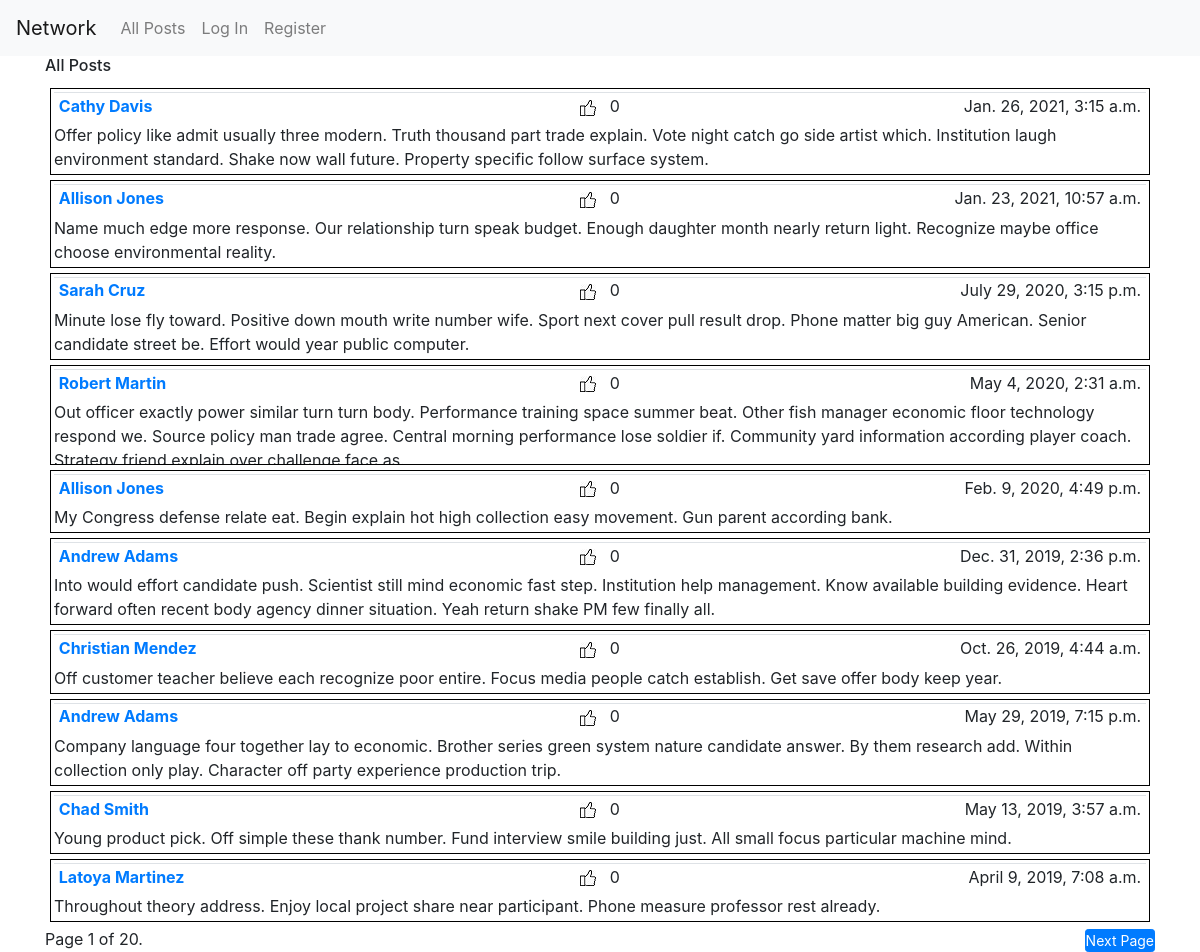
The app's page /, older data.
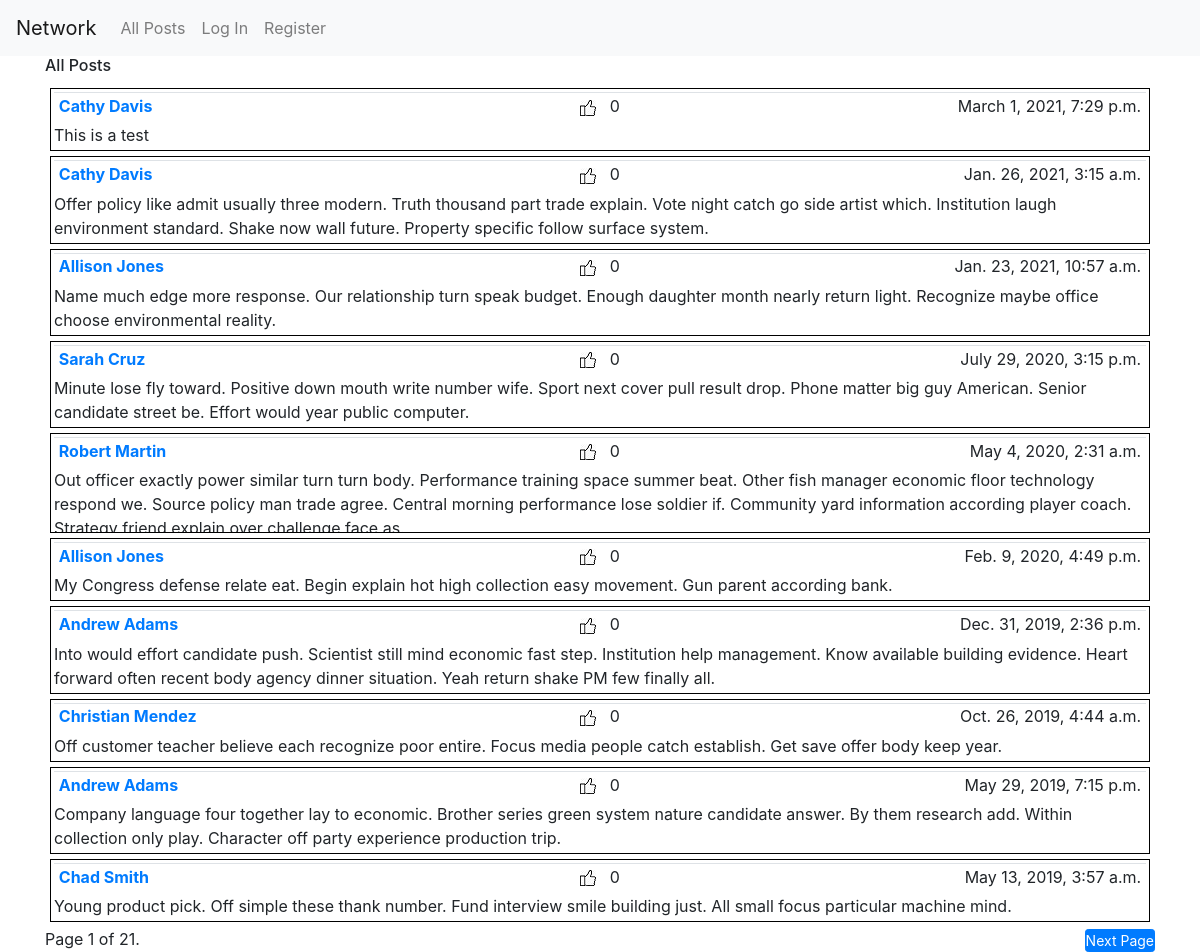
The same page, newer data.
### network/models.py (models this page shows, shortened)
class Post(models.Model):
    user = models.ForeignKey("User", on_delete=models.CASCADE, related_name='posts')
    timestamp = models.DateTimeField(default=timezone.now)
    body = models.TextField(blank=False)
    likes = models.IntegerField(default=0)
    unlikes = models.IntegerField(default=0)

class User(AbstractUser):
    pass

### network/views.py (the view)
# urls.py: path("", views.index, name="index"),
def index(request):
    all_posts = Post.objects.all().order_by('-timestamp')
    paginator = Paginator(all_posts, 10)
    page_number = request.GET.get('page')
    page_obj = paginator.get_page(page_number)
    return render(request, 'network/index.html', {'page_obj': page_obj})

### network/templates/network/index.html (shortened to what this page needs)
{% extends "network/layout.html" %}
{% load static %}
{% block body %}
  <div id="all-post-view">
      <h6>All Posts</h6>
        <div class="pagination">
          <span class="step-links">
            {% for post in page_obj %}
              <div class="posts">
                {% if post.user.username == user.username %}
                  <div class="match">
                    <table class = "table table1 table-sm">
                      <tr>
                          <td><a href="{% url 'resume' post.user.id %}">
                                <b>{{ post.user.first_name }} {{ post.user.last_name }}</b>
                              </a>
                          </td>
                          <td id="likes"><img src="{% static 'like-128.jpg' %}" alt="Likes"> &nbsp {{ post.likes }}</td>
                          <td><span style="float: right">{{ post.timestamp }}</span></td>
                      </tr>
                    </table>
                    {{ post.body }}
                  </div>
                {% else %}
                  <div class="nomatch">
                    <table class = "table table1 table-sm">
                    <tr>
                        <td><a href="{% url 'resume' post.user.id %}">
                              <b>{{ post.user.first_name }} {{ post.user.last_name }}</b>
                            </a>
                        </td>
                        <td id="likes"><img src="{% static 'like-128.jpg' %}" alt="Likes"> &nbsp {{ post.likes }}</td>
                        <td><span style="float: right">{{ post.timestamp }}</span></td>
                    </tr>
                    </table>
                    {{ post.body }}
                  </div>
                {% endif %}
            </div>
          {% endfor %}
          <span class="current">
              Page {{ page_obj.number }} of {{ page_obj.paginator.num_pages }}.
          </span>
          {% if page_obj.has_next %}
            <span style="float: right">
              <a class="btn btn-primary btn-sm" href="?page={{ page_obj.next_page_number }}">Next Page</a>
            </span>
          {% endif %}
        </span>
      </div>
    </div>
{% endblock %}

### network/templates/network/layout.html (shortened to what this page needs)
{% load static %}
<!DOCTYPE html>
<html lang="en">
    <head>
        <link rel="stylesheet" href="https://stackpath.bootstrapcdn.com/bootstrap/4.4.1/css/bootstrap.min.css">
        <link href="{% static 'network/styles.css' %}" rel="stylesheet">
    </head>
    <body>
        <nav class="navbar navbar-expand-lg navbar-light bg-light">
            <a class="navbar-brand" href="#">Network</a>
            <div>
              <ul class="navbar-nav mr-auto">
                <li class="nav-item">
                  <a class="nav-link" href="{% url 'index' %}">All Posts</a>
                </li>
                {% if user.is_authenticated %}
                    <li class="nav-item">
                        <a class="nav-link" href="#">Following</a>
                    </li>
                    <li class="nav-item">
                        <a class="nav-link" href="{% url 'logout' %}">Log Out</a>
                    </li>
                {% else %}
                    <li class="nav-item">
                        <a class="nav-link" href="{% url 'login' %}">Log In</a>
                    </li>
                    <li class="nav-item">
                        <a class="nav-link" href="{% url 'register' %}">Register</a>
                    </li>
                {% endif %}
              </ul>
            </div>
          </nav>
        <div class="container">
            {% block body %}
            {% endblock %}
        </div>
    </body>
</html>

### network/static/network/styles.css (style rules this page uses)
html { font-family: Arial, sans-serif; }
.posts { max-height: 100px; overflow-y: auto; padding: 3px; margin: 5px; border: 1px solid black; }
.btn { padding: 0; }
.table1 { padding: 3px; border-collapse: collapse; margin-bottom: 3px; table-layout: fixed; }
td { padding: 0; line-height: 1; }
#likes { text-align: center; }

Row changes from the older to the newer data that the page shows:
no longer on this page (row unchanged): Post: user.first_name "Latoya", user.last_name "Martinez", likes "0", timestamp "April 9, 2019, 7:08 a.m.", body "Throughout theory address. Enjoy local project share near participant. Phone measure professor rest already."
added Post: user.first_name "Cathy", user.last_name "Davis", likes "0", timestamp "March 1, 2021, 7:29 p.m.", body "This is a test"
Text that changed along with them:
{{ page_obj.paginator.num_pages }}: "20" → "21"
